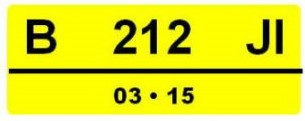
#> input picture dataset/templates/plate/template-plat-kuning.jpg, 305 x 121 px
$ python perangkatkuning.py
#> lines starting #> are read from the running program, lines starting #| are printed output that depends on the picture

#  Created by od3ng on 08/04/2019 11:36:14 AM.
#  Project: plate-recognition-pi
#  File: Utils.py
#  Email: lepengdados@gmail.com
#  Telegram: @nopriant0

import matplotlib

matplotlib.use("TkAgg")
import numpy as np
import matplotlib.pyplot as plt
import cv2
import math

path_slice = "dataset/sliced/plat kuning"


# [33 lines left out: functions show_images, proyeksi_vertical, mse, not called in this run]

def rotate_image(image, angle):
    '''Rotate image "angle" degrees.

    How it works:
      - Creates a blank image that fits any rotation of the image. To achieve
        this, set the height and width to be the image's diagonal.
      - Copy the original image to the center of this blank image
      - Rotate using warpAffine, using the newly created image's center
        (the enlarged blank image center)
      - Translate the four corners of the source image in the enlarged image
        using homogenous multiplication of the rotation matrix.
      - Crop the image according to these transformed corners
    '''

    diagonal = int(math.sqrt(pow(image.shape[0], 2) + pow(image.shape[1], 2)))
    offset_x = int((diagonal - image.shape[0]) / 2)
    offset_y = int((diagonal - image.shape[1]) / 2)
    dst_image = np.zeros((diagonal, diagonal, 3), dtype='uint8')
    image_center = (diagonal / 2, diagonal / 2)

    R = cv2.getRotationMatrix2D(image_center, angle, 1.0)
    dst_image[offset_x:(offset_x + image.shape[0]), offset_y:(offset_y + image.shape[1]), :] = image
    dst_image = cv2.warpAffine(dst_image, R, (diagonal, diagonal), flags=cv2.INTER_LINEAR)

    # Calculate the rotated bounding rect
    x0 = offset_x
    x1 = offset_x + image.shape[0]
    x2 = offset_x
    x3 = offset_x + image.shape[0]

    y0 = offset_y
    y1 = offset_y
    y2 = offset_y + image.shape[1]
    y3 = offset_y + image.shape[1]

    corners = np.zeros((3, 4))
    corners[0, 0] = x0
    corners[0, 1] = x1
    corners[0, 2] = x2
    corners[0, 3] = x3
    corners[1, 0] = y0
    corners[1, 1] = y1
    corners[1, 2] = y2
    corners[1, 3] = y3
    corners[2:] = 1

    c = np.dot(R, corners)

    x = int(c[0, 0])
    y = int(c[1, 0])
    left = x
    right = x
    up = y
    down = y

    for i in range(4):
        x = int(c[0, i])
        y = int(c[1, i])
        if x < left:
            left = x
        if x > right:
            right = x
        if y < up:
            up = y
        if y > down:
            down = y
    h = down - up
    w = right - left

    cropped = np.zeros((w, h, 3), dtype='uint8')
    cropped[:, :, :] = dst_image[left:(left + w), up:(up + h), :]
    return cropped


# [52 lines left out: function noisy, not called in this run]


def adjust_gamma(image, gamma=1.0):
    invGamma = 1.0 / gamma
    table = np.array([((i / 255.0) ** invGamma) * 255
                      for i in np.arange(0, 256)]).astype("uint8")
    return cv2.LUT(image, table)


if __name__ == '__main__':
    src = cv2.imread("dataset/templates/plate/template-plat-kuning.jpg", cv2.IMREAD_ANYCOLOR)
#> src is the input picture: shape (121, 305, 3); mean B, G, R 40.5, 224.3, 223.8
    print(src.shape)
#| (121, 305, 3)
    cv2.imshow("src", src)
    cv2.waitKey()
    cv2.imshow("gamma", adjust_gamma(src.copy(), 0.5))
#> in adjust_gamma, `return cv2.LUT(image, table)`:
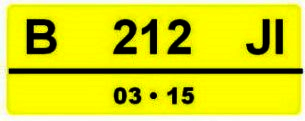
#> returned value: shape (121, 305, 3); mean of channels 0, 1, 2 28.3, 217.9, 216.5; drawn as B, G, R
    cv2.waitKey()
    for i in range(5, -5, -1):
        rotated = rotate_image(src.copy(), i)
        print(rotated.shape)
        cv2.imshow("rotate {} derajat".format(i), rotated)
        cv2.waitKey()
#> this loop made 10 passes
#> pass 1, in rotate_image, `dst_image = cv2.warpAffine(dst_image, R, (diagonal, diagonal), flags=c..`:
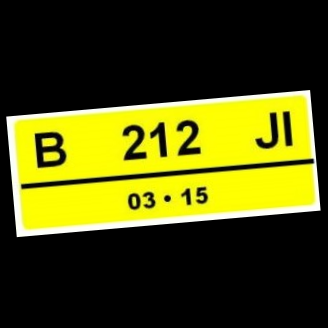
#> dst_image: shape (328, 328, 3); mean of channels 0, 1, 2 13.9, 77, 76.8; drawn as B, G, R
#> pass 1, `rotated = rotate_image(src.copy(), i)`:
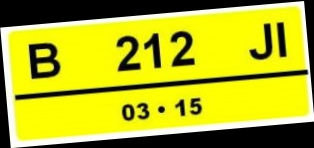
#> rotated: shape (148, 314, 3); mean B, G, R 32.2, 178.1, 177.7
#> pass 2, in rotate_image (call 2), `dst_image = cv2.warpAffine(dst_image, R, (diagonal, diagonal), flags=c..`:
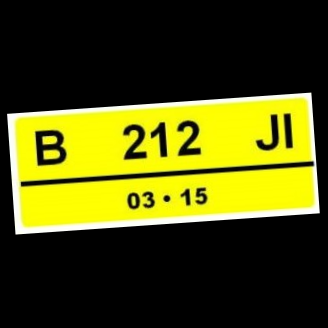
#> dst_image: shape (328, 328, 3); mean of channels 0, 1, 2 13.9, 77, 76.8; drawn as B, G, R
#> pass 2, `rotated = rotate_image(src.copy(), i)`:
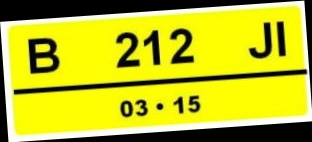
#> rotated: shape (142, 312, 3); mean B, G, R 33.7, 186.8, 186.4
    # print(proyeksi_vertical(src))
